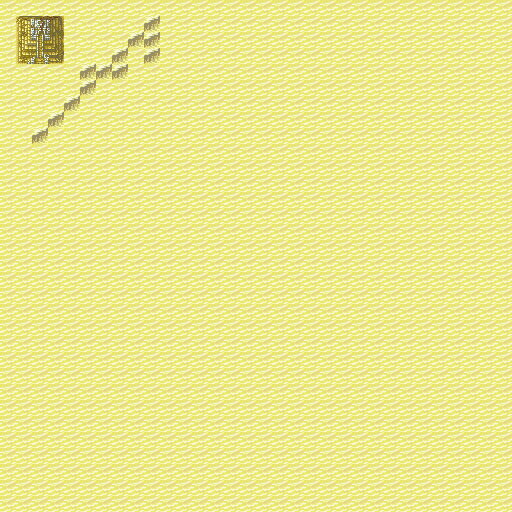

A 2D game scene composited from a Tiled map and its tileset images. What follows is a short description and the map's XML, with each tile layer's data collapsed to a summary:
An orthogonal 32x32 tile map with 16x16 px tiles, 1 tile layer (Tile Layer 1).

<map version="1.0" orientation="orthogonal" renderorder="right-down" width="32" height="32" tilewidth="16" tileheight="16" nextobjectid="1">
 <tileset firstgid="1" name="FE8 - Desert - 42004344" tilewidth="16" tileheight="16" tilecount="1024" columns="32">
  <image source="Tilesets/FE8/42004344.png" trans="ffffff" width="512" height="512" />
 </tileset>
 <layer name="Tile Layer 1" width="32" height="32">
  <properties>
   <property name="Main" value="" />
  </properties>
  <data>[1024 cells, 1024 non-empty, 11 distinct tile ids]</data>
 </layer>
</map>
